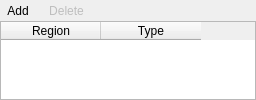
     <widget class="QFrame" name="top_frame">
      <property name="sizePolicy">
       <sizepolicy hsizetype="Expanding" vsizetype="MinimumExpanding">
        <horstretch>0</horstretch>
        <verstretch>0</verstretch>
       </sizepolicy>
      </property>
      <property name="maximumSize">
       <size>
        <width>16777215</width>
        <height>100</height>
       </size>
      </property>
      <property name="frameShape">
       <enum>QFrame::NoFrame</enum>
      </property>
      <property name="frameShadow">
       <enum>QFrame::Plain</enum>
      </property>
      <layout class="QVBoxLayout" name="top_frame_layout">
       <property name="spacing">
        <number>0</number>
       </property>
       <property name="leftMargin">
        <number>0</number>
       </property>
       <property name="topMargin">
        <number>0</number>
       </property>
       <property name="rightMargin">
        <number>0</number>
       </property>
       <property name="bottomMargin">
        <number>0</number>
       </property>
       <item>
        <widget class="QFrame" name="frame_add_delete">
         <property name="sizePolicy">
          <sizepolicy hsizetype="Preferred" vsizetype="Fixed">
           <horstretch>0</horstretch>
           <verstretch>0</verstretch>
          </sizepolicy>
         </property>
         <property name="maximumSize">
          <size>
           <width>16777215</width>
           <height>32</height>
          </size>
         </property>
         <property name="frameShape">
          <enum>QFrame::NoFrame</enum>
         </property>
         <property name="frameShadow">
          <enum>QFrame::Plain</enum>
         </property>
         <layout class="QGridLayout" name="gridLayout_1" columnstretch="0">
          <property name="leftMargin">
           <number>0</number>
          </property>
          <property name="topMargin">
           <number>0</number>
          </property>
          <property name="rightMargin">
           <number>0</number>
          </property>
          <property name="bottomMargin">
           <number>0</number>
          </property>
          <item row="0" column="0">
           <layout class="QHBoxLayout" name="horizontalLayout_1">
            <item>
             <widget class="QToolButton" name="toolbutton_add">
              <property name="toolTip">
               <string>Define new boundary condition over one or more regions</string>
              </property>
              <property name="text">
               <string>Add</string>
              </property>
              <property name="autoRaise">
               <bool>true</bool>
              </property>
             </widget>
            </item>
            <item>
             <widget class="QToolButton" name="toolbutton_delete">
              <property name="enabled">
               <bool>false</bool>
              </property>
              <property name="toolTip">
               <string>Delete boundary condition for region</string>
              </property>
              <property name="text">
               <string>Delete</string>
              </property>
              <property name="autoRaise">
               <bool>true</bool>
              </property>
             </widget>
            </item>
            <item>
             <spacer name="horizontalSpacer">
              <property name="orientation">
               <enum>Qt::Horizontal</enum>
              </property>
              <property name="sizeHint" stdset="0">
               <size>
                <width>40</width>
                <height>20</height>
               </size>
              </property>
             </spacer>
            </item>
           </layout>
          </item>
         </layout>
        </widget>
       </item>
       <item>
        <widget class="QTableWidget" name="tablewidget_regions">
         <property name="maximumSize">
          <size>
           <width>16777215</width>
           <height>100</height>
          </size>
         </property>
         <property name="selectionMode">
          <enum>QAbstractItemView::SingleSelection</enum>
         </property>
         <property name="selectionBehavior">
          <enum>QAbstractItemView::SelectRows</enum>
         </property>
         <attribute name="horizontalHeaderHighlightSections">
          <bool>false</bool>
         </attribute>
         <attribute name="verticalHeaderVisible">
          <bool>false</bool>
         </attribute>
         <column>
          <property name="text">
           <string>Region</string>
          </property>
         </column>
         <column>
          <property name="text">
           <string>Type</string>
          </property>
         </column>
        </widget>
       </item>
      </layout>
     </widget>
